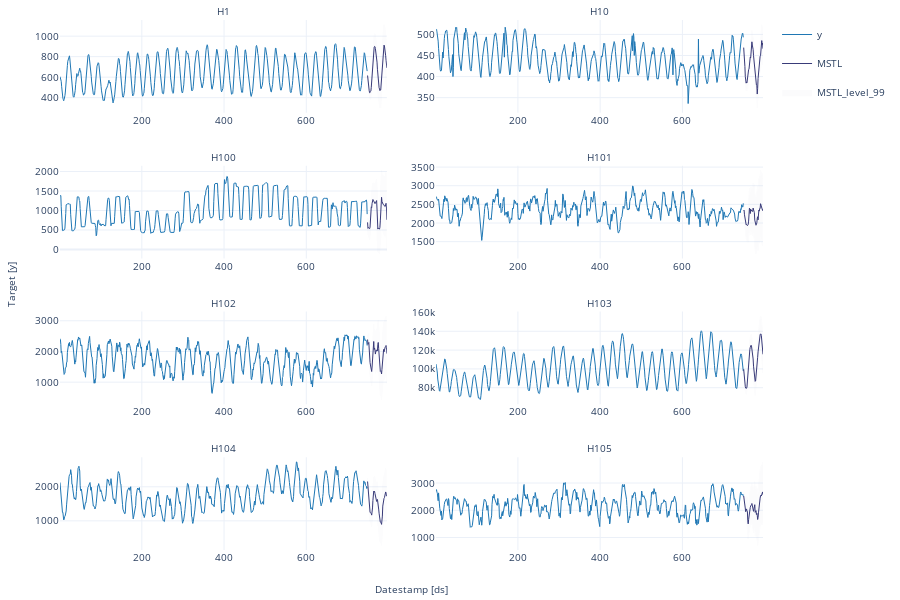

Notebook source saved alongside this figure:
### Code cell
StatsForecast.plot(df, fcst, plot_random = False)
